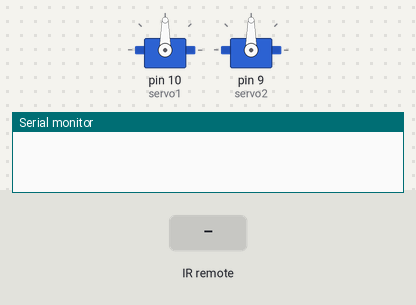
Recording of a sketch running on a simulated Arduino Uno, built with avr-gcc and run on an emulated ATmega328P. On the bench: 2 × servo, the last lines printed to the serial monitor. The test bench sets the inputs (shaded band).

Above: at 1.2 s.
1.3 s: infrared code 0xFFA05F received
At 2.0 s:
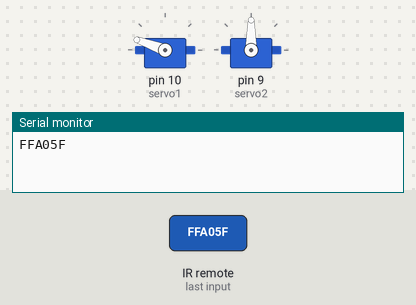
2.8 s: infrared code 0xFF807F received
At 3.1 s:
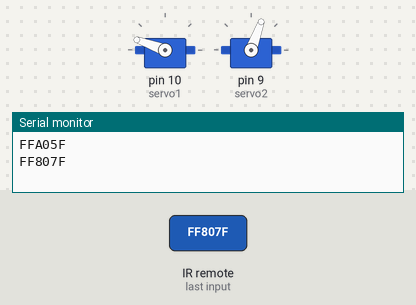
4.3 s: infrared code 0xFF50AF received
At 5.5 s:
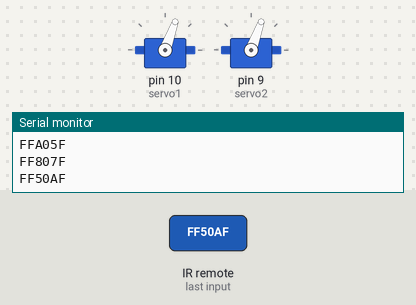
5.8 s: infrared code 0xFF609F received
At 6.6 s:
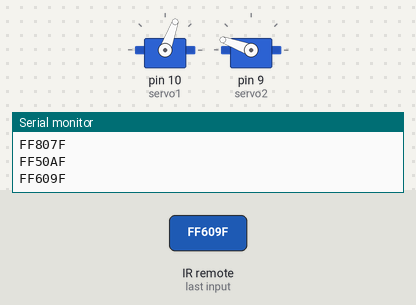
7.3 s: infrared code 0xFFA05F received
At 7.7 s:
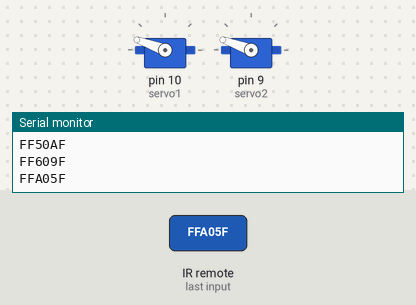
Timing chart, 0 to 9.8 s (numbered marks = the images above; inputs shaded):
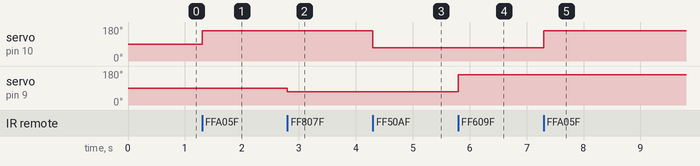

The sketch:

Project_11_Remote_Control_Servo.ino
```cpp
// (licence header left out)
#include <Servo.h> // Include the Servo library
#include <IRremote.h> // Include the IRremote library
unsigned long Value1 = 0xFFA05F; // Change this to your value
unsigned long Value2 = 0xFF50AF; // Change this to your value
unsigned long value3 = 0xFF807F; // Change this to your value
unsigned long value4 = 0xFF609F; // Change this to your value
int RECV_PIN = 11;
IRrecv irrecv(RECV_PIN);
decode_results results;
Servo servo1;
Servo servo2;
void setup() { // Set up routine
  Serial.begin(9600);
  irrecv.enableIRIn(); // Start the IR receiver
  servo1.attach(10); // Pin connected to servo 1
  servo2.attach(9); // Pin connected to servo 2
}
void loop() { // Loop routine runs forever
  if (irrecv.decode(&results)) {
    Serial.println(results.value, HEX);
    irrecv.resume(); // Receive the next value
  }
  if (results.value == Value1) { // If remote code matches value 1,
    // then move the servo
    servo1.write(160);
  }
  else if (results.value == Value2) { // If remote code matches
    // value 2, then move the
    // servo, etc.
    servo1.write(70);
  }
  else if (results.value == value3) {
    servo2.write(70);
  }
  else if (results.value == value4) {
    servo2.write(160);
  }
}
```

Measured:
- after the input at 1.3 s, servo on pin 10 (servo1): 90° → 160° at once
- after the input at 2.8 s, servo on pin 9 (servo2): 90° → 70° at once
- after the input at 4.3 s, servo on pin 10 (servo1): 160° → 70° at once
- after the input at 5.8 s, servo on pin 9 (servo2): 70° → 160° at once
- after the input at 7.3 s, servo on pin 10 (servo1): 70° → 160° at once
